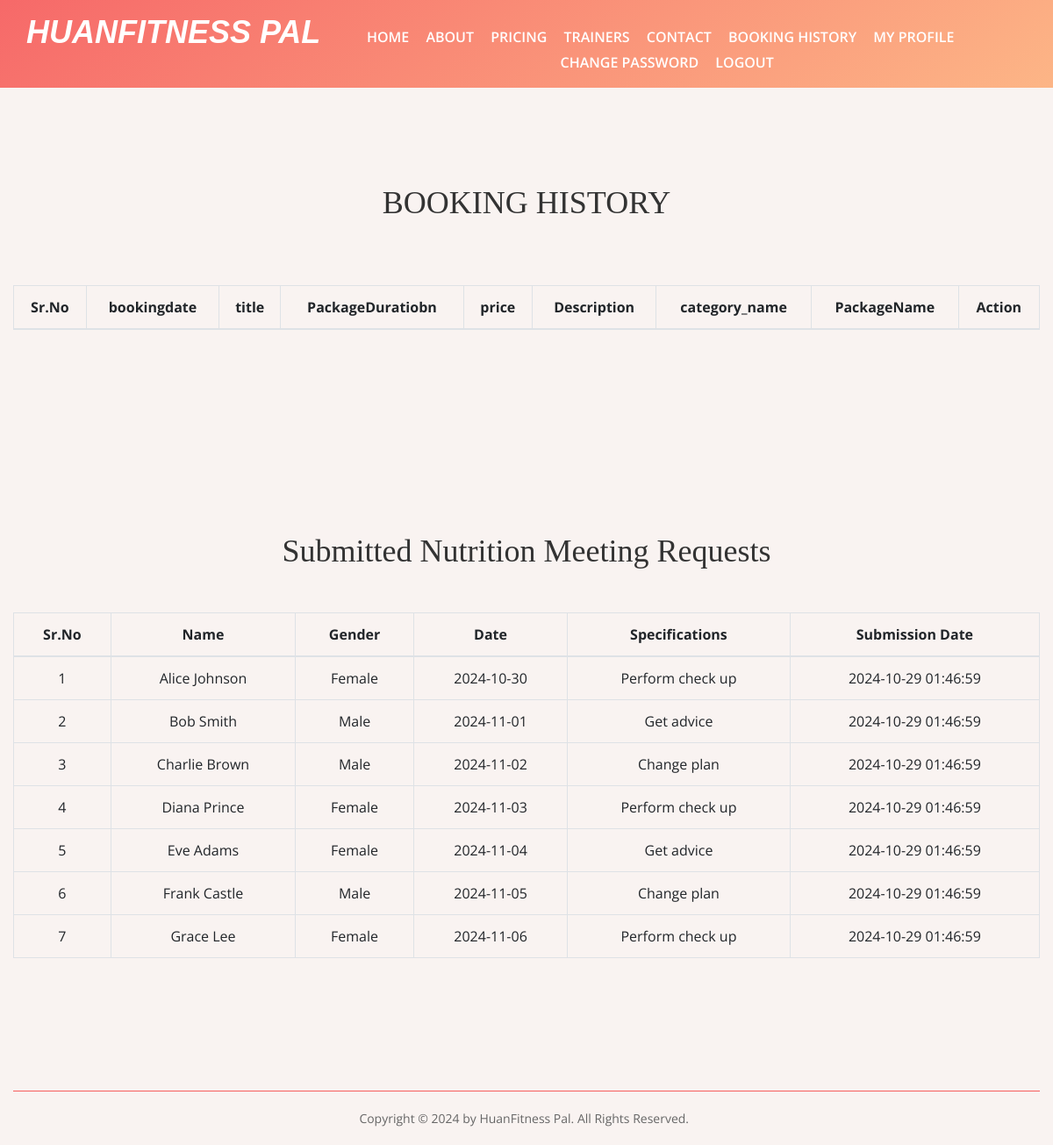
The app's page /phpAssignment-main/Booking-History.php (signed in) with its own data.
### tables this page shows
CREATE TABLE `tblnutritionmeeting` (
  `id` INT(11) NOT NULL AUTO_INCREMENT,
  `name` VARCHAR(100) NOT NULL,
  `gender` VARCHAR(10) NOT NULL,
  `date` DATE NOT NULL,
  `specifications` TEXT NOT NULL,
  `submission_date` TIMESTAMP DEFAULT CURRENT_TIMESTAMP,
  PRIMARY KEY (`id`)
);

### phpAssignment-main/Booking-History.php (the view, shortened to what this page needs)
<?php session_start();
require_once('include/config.php');
if(strlen( $_SESSION["uid"])==0)
    {
header('location:login.php');
}
else{
?>
<!DOCTYPE html>
<html lang="zxx">
<head>
  <link rel="stylesheet" href="css/bootstrap.min.css"/>
  <link rel="stylesheet" href="css/font-awesome.min.css"/>
  <link rel="stylesheet" href="css/owl.carousel.min.css"/>
  <link rel="stylesheet" href="css/nice-select.css"/>
  <link rel="stylesheet" href="css/slicknav.min.css"/>
  <link rel="stylesheet" href="css/style.css"/>
</head>
<body>
  <?php include 'include/header.php';?>
  <section class="page-top-section set-bg"></section>
  <section class="contact-page-section spad overflow-hidden">
    <div class="container text-center">
    <h2>BOOKING HISTORY</h2><br><br><br>
      <div class="row">
        <div class="col-lg-12">
          <table class="table table-bordered">
            <thead>
              <tr>
                <th>Sr.No</th>
                <th>bookingdate</th>
                <th>title</th>
                <th>PackageDuratiobn</th>
                <th>price</th>
                <th>Description</th>
                <th>category_name</th>
                <th>PackageName</th>
                <th>Action</th>
              </tr>
            </thead>
          </table>
        </div>
      </div>
    </div>
  </section>
  <section class="contact-page-section spad overflow-hidden">
        <div class="container text-center">
            <h2>Submitted Nutrition Meeting Requests</h2><br><br>
            <table class="table table-bordered">
                <thead>
                    <tr>
                        <th>Sr.No</th>
                        <th>Name</th>
                        <th>Gender</th>
                        <th>Date</th>
                        <th>Specifications</th>
                        <th>Submission Date</th>
                    </tr>
                </thead>
                <tbody>
                <?php
                $sql = "SELECT * FROM tblnutritionmeeting ORDER BY submission_date ASC";
                $query = $dbh->prepare($sql);
                $query->execute();
                $results = $query->fetchAll(PDO::FETCH_OBJ);
                if ($query->rowCount() > 0) {
                    foreach ($results as $result) { ?>
                        <tr>
                            <td><?php echo htmlentities($result->id); ?></td>
                            <td><?php echo htmlentities($result->name); ?></td>
                            <td><?php echo htmlentities($result->gender); ?></td>
                            <td><?php echo htmlentities($result->date); ?></td>
                            <td><?php echo htmlentities($result->specifications); ?></td>
                            <td><?php echo htmlentities($result->submission_date); ?></td>
                        </tr>
                <?php
                    }
                } else { ?>
                    <tr><td colspan="6">No meeting requests found.</td></tr>
                <?php } ?>
                </tbody>
            </table>
        </div>
    </section>
<?php include 'include/footer.php'; ?>
  </body>
</html>
 <?php } ?>

### phpAssignment-main/include/header.php
<header class="header-section">
	<div class="header-bottom">
		<a href="index.php" class="site-logo" style="color:#fff; font-weight:bold; font-size:26px;">
		<h2><i>HUANFITNESS PAL</i></h2><br/>
		</a>
		<div class="container">
			<ul class="main-menu">
				<li><a href="index.php">Home</a></li>
				<li><a href="about.php">About</a></li>
				<li><a href="pricing.php">Pricing</a></li>
				<li><a href="trainers.php">Trainers</a></li>
				<li><a href="contact.php">Contact</a></li>
				<?php if(strlen($_SESSION['uid'])==0): ?>
					<li><a href="admin/">Admin</a></li>
				<?php else :?>
					<li><a href="booking-history.php">Booking History</a></li>
				<?php endif;?>
				<?php if(strlen($_SESSION['uid'])==0): ?>
					<li><a href="login.php">Login</a></li>
				<?php else :?>
					<li><a href="profile.php">My Profile</a></li>
					<li><a href="changepassword.php">Change Password</a></li>
					<li><a href="logout.php">Logout</a></li>
				<?php endif;?>
			</ul>
		</div>
	</div>
</header>

### phpAssignment-main/include/footer.php
<footer class="">
		<div class="container">
			<div class="footer-bottom">
				<div class="row">
					<div class="col-md-8 text-md-right">
						<div class="copyright">
							Copyright &#169; 2024 by HuanFitness Pal. All Rights Reserved.
						</div>
					</div>
				</div>
			</div>
		</div>
	</footer>

### phpAssignment-main/css/style.css (style rules this page uses)
html, body { height: 100%; font-family: "Open Sans", sans-serif; -webkit-font-smoothing: antialiased; }
h1, h2, h3, h4, h5, h6 { margin: 0; color: #333333; font-weight: 600; }
h2 { font-family: "Playfair Display", serif; font-weight: 400; font-size: 36px; }
h2 i { color:#fff; font-size: 36px; font-weight: 900; font-family:"Arial", sans-serif; font-style: bold; }
ul, ol { padding: 0; margin: 0; }
@media (min-width: 1200px) { .container { max-width: 1200px; } }
.set-bg { background-repeat: no-repeat; background-size: cover; background-position: top center; }
.spad { padding-top: 110px; padding-bottom: 105px; }
.bg-g-1, .page-top-section:after, .review-section:after, .search-model:after, .hero-section, .back-to-top { background: -o-linear-gradient(305deg, #f65d5d 0%, #fdb07d 100%); background: linear-gradient(145deg, #f65d5d 0%, #fdb07d 100%); filter: progid:DXImageTransform.Microsoft.gradient(startColorstr="#f65d5d", endColorstr="#fdb07d", GradientType=1); }
.header-section { position: absolute; width: 100%; top: 0; left: 0; z-index: 99; }
.site-logo { float: left; position: relative; z-index: 9; }
.header-bottom { padding: 25px 80px 0; }
@media only screen and (min-width: 992px) and (max-width: 1200px) { .header-bottom { padding: 15px 30px 0; } }
.main-menu { list-style: none; text-align: center; padding-top: 15px; }
.main-menu li { display: inline-block; margin-right: 50px; position: relative; }
@media only screen and (min-width: 992px) and (max-width: 1200px) { .main-menu li { margin-right: 15px; } }
.main-menu li:last-child { margin-right: 0; }
.main-menu li>a { display: block; padding-bottom: 5px; font-size: 16px; font-weight: 600; text-transform: uppercase; color: #fff; }
.slicknav_nav { background: #333; }
.footer-bottom { margin-top: 30px; border-top: 1px solid #f65d5d; padding: 20px 0; }
.copyright { font-size: 14px; color: #666666; }
.page-top-section { height: 100px; position: relative; text-align: center; }
.page-top-section:after { position: absolute; content: ""; width: 100%; height: 100%; left: 0; top: 0; opacity: 0.92; filter: alpha(opacity=92); }

### phpAssignment-main/Booking-History.php (style rules this page uses)
body { background-color: rgba(249, 242, 240, 0.87); }

### records on screen
tblnutritionmeeting: id "1", name "Alice Johnson", gender "Female", date "2024-10-30", specifications "Perform check up", submission_date "2024-10-29 01:46:59"
tblnutritionmeeting: id "2", name "Bob Smith", gender "Male", date "2024-11-01", specifications "Get advice", submission_date "2024-10-29 01:46:59"
tblnutritionmeeting: id "3", name "Charlie Brown", gender "Male", date "2024-11-02", specifications "Change plan", submission_date "2024-10-29 01:46:59"
tblnutritionmeeting: id "4", name "Diana Prince", gender "Female", date "2024-11-03", specifications "Perform check up", submission_date "2024-10-29 01:46:59"
tblnutritionmeeting: id "5", name "Eve Adams", gender "Female", date "2024-11-04", specifications "Get advice", submission_date "2024-10-29 01:46:59"
tblnutritionmeeting: id "6", name "Frank Castle", gender "Male", date "2024-11-05", specifications "Change plan", submission_date "2024-10-29 01:46:59"
tblnutritionmeeting: id "7", name "Grace Lee", gender "Female", date "2024-11-06", specifications "Perform check up", submission_date "2024-10-29 01:46:59"
